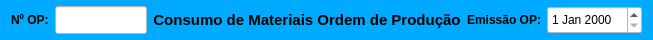
     <widget class="QWidget" name="widget_cabecalho" native="true">
      <property name="sizePolicy">
       <sizepolicy hsizetype="Preferred" vsizetype="Preferred">
        <horstretch>0</horstretch>
        <verstretch>0</verstretch>
       </sizepolicy>
      </property>
      <property name="minimumSize">
       <size>
        <width>0</width>
        <height>40</height>
       </size>
      </property>
      <property name="maximumSize">
       <size>
        <width>16777215</width>
        <height>40</height>
       </size>
      </property>
      <property name="styleSheet">
       <string notr="true">background-color: rgb(0, 170, 255);</string>
      </property>
      <layout class="QHBoxLayout" name="horizontalLayout">
       <property name="topMargin">
        <number>6</number>
       </property>
       <property name="bottomMargin">
        <number>6</number>
       </property>
       <item>
        <widget class="QLabel" name="label_3">
         <property name="sizePolicy">
          <sizepolicy hsizetype="Preferred" vsizetype="Preferred">
           <horstretch>0</horstretch>
           <verstretch>0</verstretch>
          </sizepolicy>
         </property>
         <property name="minimumSize">
          <size>
           <width>0</width>
           <height>0</height>
          </size>
         </property>
         <property name="maximumSize">
          <size>
           <width>45</width>
           <height>16777215</height>
          </size>
         </property>
         <property name="font">
          <font>
           <pointsize>9</pointsize>
           <weight>75</weight>
           <bold>true</bold>
          </font>
         </property>
         <property name="text">
          <string>Nº OP:</string>
         </property>
         <property name="alignment">
          <set>Qt::AlignLeading|Qt::AlignLeft|Qt::AlignVCenter</set>
         </property>
        </widget>
       </item>
       <item>
        <widget class="QLineEdit" name="line_Num_OP">
         <property name="sizePolicy">
          <sizepolicy hsizetype="Preferred" vsizetype="Preferred">
           <horstretch>0</horstretch>
           <verstretch>0</verstretch>
          </sizepolicy>
         </property>
         <property name="maximumSize">
          <size>
           <width>92</width>
           <height>16777215</height>
          </size>
         </property>
         <property name="font">
          <font>
           <pointsize>12</pointsize>
          </font>
         </property>
         <property name="styleSheet">
          <string notr="true">background-color: rgb(255, 255, 255);</string>
         </property>
         <property name="inputMask">
          <string/>
         </property>
         <property name="text">
          <string/>
         </property>
         <property name="frame">
          <bool>true</bool>
         </property>
         <property name="echoMode">
          <enum>QLineEdit::Normal</enum>
         </property>
         <property name="alignment">
          <set>Qt::AlignCenter</set>
         </property>
         <property name="dragEnabled">
          <bool>false</bool>
         </property>
         <property name="placeholderText">
          <string/>
         </property>
        </widget>
       </item>
       <item>
        <widget class="QLabel" name="label_13">
         <property name="sizePolicy">
          <sizepolicy hsizetype="Preferred" vsizetype="Preferred">
           <horstretch>0</horstretch>
           <verstretch>0</verstretch>
          </sizepolicy>
         </property>
         <property name="minimumSize">
          <size>
           <width>0</width>
           <height>0</height>
          </size>
         </property>
         <property name="font">
          <font>
           <pointsize>11</pointsize>
           <weight>75</weight>
           <bold>true</bold>
          </font>
         </property>
         <property name="text">
          <string>Consumo de Materiais Ordem de Produção</string>
         </property>
         <property name="alignment">
          <set>Qt::AlignCenter</set>
         </property>
        </widget>
       </item>
       <item>
        <widget class="QLabel" name="label_5">
         <property name="sizePolicy">
          <sizepolicy hsizetype="Preferred" vsizetype="Preferred">
           <horstretch>0</horstretch>
           <verstretch>0</verstretch>
          </sizepolicy>
         </property>
         <property name="minimumSize">
          <size>
           <width>0</width>
           <height>0</height>
          </size>
         </property>
         <property name="maximumSize">
          <size>
           <width>90</width>
           <height>16777215</height>
          </size>
         </property>
         <property name="font">
          <font>
           <pointsize>9</pointsize>
           <weight>75</weight>
           <bold>true</bold>
          </font>
         </property>
         <property name="text">
          <string>Emissão OP:</string>
         </property>
         <property name="alignment">
          <set>Qt::AlignRight|Qt::AlignTrailing|Qt::AlignVCenter</set>
         </property>
        </widget>
       </item>
       <item>
        <widget class="QDateEdit" name="date_Emissao">
         <property name="sizePolicy">
          <sizepolicy hsizetype="Preferred" vsizetype="Preferred">
           <horstretch>0</horstretch>
           <verstretch>0</verstretch>
          </sizepolicy>
         </property>
         <property name="maximumSize">
          <size>
           <width>95</width>
           <height>16777215</height>
          </size>
         </property>
         <property name="styleSheet">
          <string notr="true">background-color: rgb(255, 255, 255);</string>
         </property>
        </widget>
       </item>
      </layout>
     </widget>
